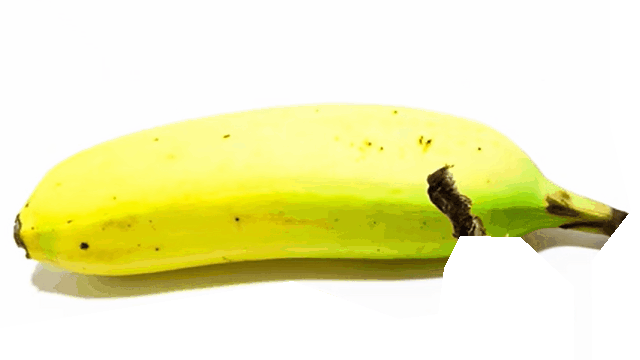
#> input picture Dataset/banana_2/image/003.png, 640 x 360 px, given in place of 001.png, which was not available
$ python freshness.py
#> lines starting #> are read from the running program, lines starting #| are printed output that depends on the picture; after the words box and inside, x2 and y2 are one past the last pixel; in counts of white or black regions, pixels touching at a corner belong together; pictures that were not available may be replaced by others from this repository, and a replacement may not be noted
import cv2
import numpy as np
import os
from glob import glob

def compute_yellow_value(image_path):
    img = cv2.imread(image_path)
    img_hsv = cv2.cvtColor(img, cv2.COLOR_BGR2HSV)

    # 전체 바나나 마스크
    lower_banana = np.array([15, 20, 20])
    upper_banana = np.array([40, 255, 255])
    banana_mask = cv2.inRange(img_hsv, lower_banana, upper_banana)

    # 노란색 마스크
    lower_yellow = np.array([20, 100, 150])
    upper_yellow = np.array([35, 255, 255])
    yellow_mask = cv2.inRange(img_hsv, lower_yellow, upper_yellow)

    yellow_on_banana = cv2.bitwise_and(yellow_mask, banana_mask)

    banana_pixels = cv2.countNonZero(banana_mask)
    yellow_pixels = cv2.countNonZero(yellow_on_banana)

    yellow = yellow_pixels
    return yellow

def compute_banana_freshness(image_path, yellow):
    img = cv2.imread(image_path)
    img_hsv = cv2.cvtColor(img, cv2.COLOR_BGR2HSV)

    # 바나나 전체 마스크
    lower_banana = np.array([15, 20, 20])
    upper_banana = np.array([40, 255, 255])
    banana_mask = cv2.inRange(img_hsv, lower_banana, upper_banana)

    # 노란색 마스크
    lower_yellow = np.array([20, 100, 200])
    upper_yellow = np.array([35, 255, 255])
    yellow_mask = cv2.inRange(img_hsv, lower_yellow, upper_yellow)

    yellow_on_banana = cv2.bitwise_and(yellow_mask, banana_mask)

    banana_pixels = cv2.countNonZero(banana_mask)
    yellow_pixels = cv2.countNonZero(yellow_on_banana)

    freshness_ratio = yellow_pixels / (yellow*1.05)

    return round(freshness_ratio, 8)

def process_and_save_labels(input_folder, output_folder):
    os.makedirs(output_folder, exist_ok=True)
    image_files = sorted(glob(os.path.join(input_folder, "*.png")))

    # 보정값 계산 (1.png 기준)
    yellow_image_path = os.path.join(input_folder, "001.png")
    yellow = compute_yellow_value(yellow_image_path)
#> in compute_yellow_value, img is the input picture: shape (360, 640, 3); mean B, G, R 187.2, 237.7, 238.6
#> in compute_yellow_value, `img_hsv = cv2.cvtColor(img, cv2.COLOR_BGR2HSV)`: img_hsv: shape (360, 640, 3); mean H, S, V 13.2, 64.7, 239.8
#> in compute_yellow_value, `banana_mask = cv2.inRange(img_hsv, lower_banana, upper_banana)`:
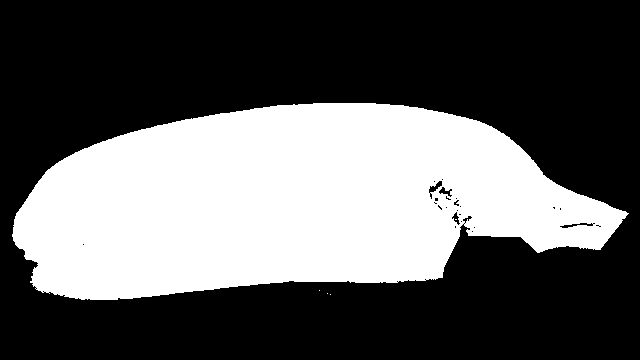
#> banana_mask: shape (360, 640); 36.6% white; 5 white regions (4 under 20 px), largest, box (x1, y1, x2, y2) and area: (12, 103, 629, 300) 84259
#> in compute_yellow_value, `yellow_mask = cv2.inRange(img_hsv, lower_yellow, upper_yellow)`:
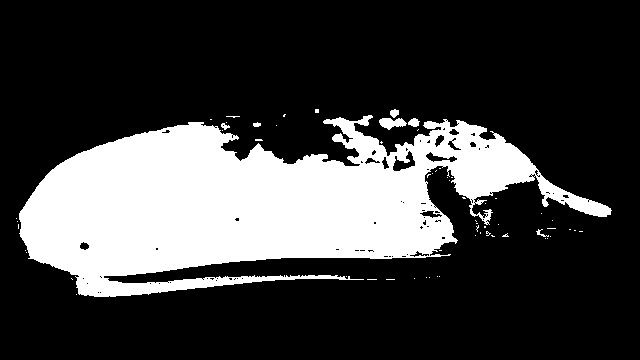
#> yellow_mask: shape (360, 640); 25.1% white; 62 white regions (55 under 20 px), largest, box (x1, y1, x2, y2) and area: (19, 115, 612, 297) 57086, (379, 118, 407, 130) 216, (408, 118, 420, 127) 74
#> in compute_yellow_value, `banana_pixels = cv2.countNonZero(banana_mask)`: banana_pixels = 84264
#> in compute_yellow_value, `yellow_pixels = cv2.countNonZero(yellow_on_banana)`: yellow_pixels = 57737
#> yellow = 57737
    print(f"보정값(correction): {yellow}")
#| 보정값(correction): 57737

    for path in image_files:
        filename = os.path.basename(path)
        num = os.path.splitext(filename)[0]  # 예: "1.png" → "1"
        ratio = compute_banana_freshness(path, yellow)
#> in compute_banana_freshness, `yellow_mask = cv2.inRange(img_hsv, lower_yellow, upper_yellow)`:
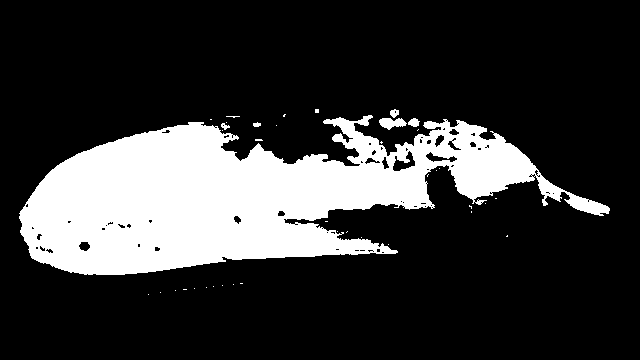
#> yellow_mask: shape (360, 640); 21.3% white; 39 white regions (33 under 20 px), largest, box (x1, y1, x2, y2) and area: (19, 115, 610, 275) 48483, (379, 118, 407, 130) 216, (408, 118, 420, 127) 74, (390, 109, 399, 118) 56, (221, 123, 230, 130) 35, (253, 122, 261, 127) 30
#> in compute_banana_freshness, `banana_pixels = cv2.countNonZero(banana_mask)`: banana_pixels = 84264
#> in compute_banana_freshness, `yellow_pixels = cv2.countNonZero(yellow_on_banana)`: yellow_pixels = 49001
#> in compute_banana_freshness, `freshness_ratio = yellow_pixels / (yellow*1.05)`: freshness_ratio = 0.808
#> ratio = 0.808

        txt_path = os.path.join(output_folder, f"{num}.txt")
        with open(txt_path, "w") as f:
            f.write(f"{str(int(num))}\n{ratio:.8f}")
#> pass 2 of the loop in process_and_save_labels, `for path in image_files:`:
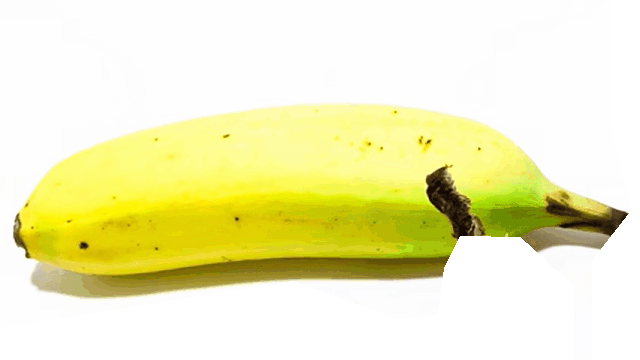
#> input picture Dataset/banana_2/image/019.png, 640 x 360 px
#> in compute_banana_freshness, img is the input picture: shape (360, 640, 3); mean B, G, R 187.5, 237.8, 239.5
#> in compute_banana_freshness (call 2), `banana_mask = cv2.inRange(img_hsv, lower_banana, upper_banana)`:
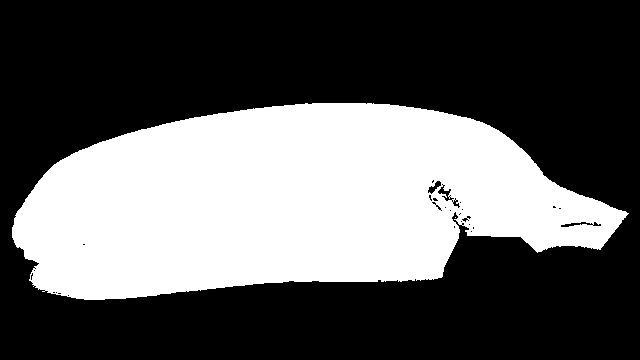
#> banana_mask: shape (360, 640); 36.4% white; 2 white regions (1 under 20 px), largest, box (x1, y1, x2, y2) and area: (12, 103, 629, 300) 83945
#> in compute_banana_freshness (call 2), `yellow_mask = cv2.inRange(img_hsv, lower_yellow, upper_yellow)`:
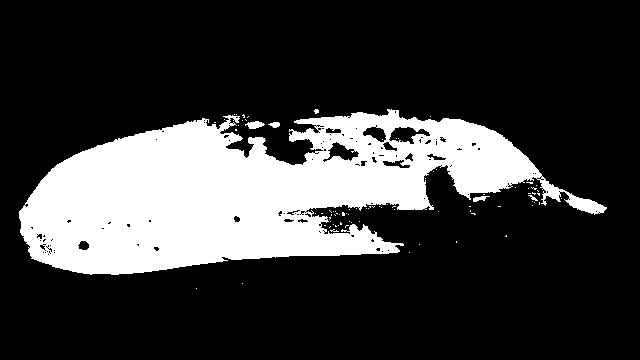
#> yellow_mask: shape (360, 640); 22.8% white; 85 white regions (80 under 20 px), largest, box (x1, y1, x2, y2) and area: (19, 109, 607, 275) 52110, (245, 121, 265, 129) 102, (473, 196, 490, 202) 57, (268, 122, 280, 128) 49, (528, 195, 538, 201) 23
#> in compute_banana_freshness (call 2), `banana_pixels = cv2.countNonZero(banana_mask)`: banana_pixels = 83946
#> in compute_banana_freshness (call 2), `yellow_pixels = cv2.countNonZero(yellow_on_banana)`: yellow_pixels = 52545
#> freshness_ratio = 0.867
#> pass 3 of the loop in process_and_save_labels, `for path in image_files:`:
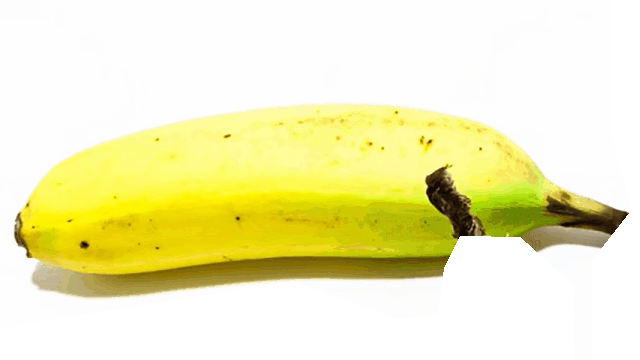
#> input picture Dataset/banana_2/image/047.png, 640 x 360 px
#> in compute_banana_freshness, img is the input picture: shape (360, 640, 3); mean B, G, R 186.3, 237.6, 240.6
#> in compute_banana_freshness (call 3), `banana_mask = cv2.inRange(img_hsv, lower_banana, upper_banana)`:
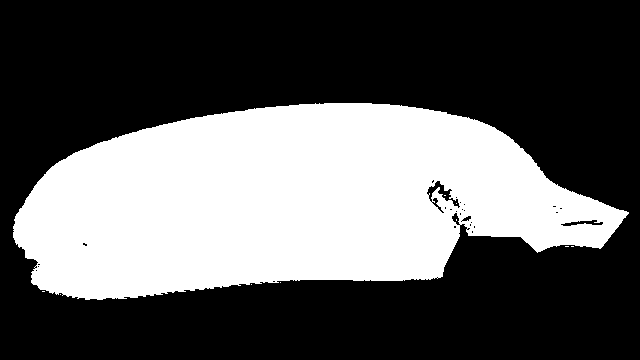
#> banana_mask: shape (360, 640); 36.2% white; 10 white regions (9 under 20 px), largest, box (x1, y1, x2, y2) and area: (13, 103, 629, 300) 83316
#> in compute_banana_freshness (call 3), `yellow_mask = cv2.inRange(img_hsv, lower_yellow, upper_yellow)`:
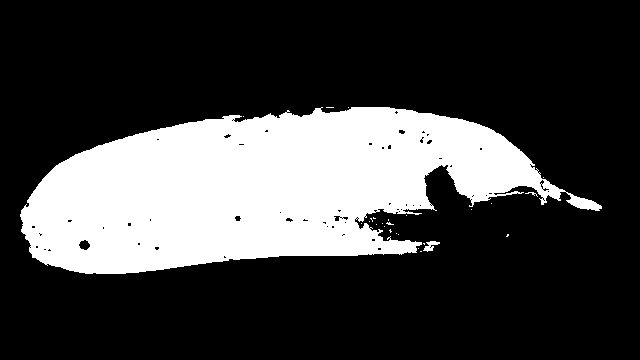
#> yellow_mask: shape (360, 640); 25.7% white; 26 white regions (23 under 20 px), largest, box (x1, y1, x2, y2) and area: (20, 107, 602, 274) 59056, (423, 241, 440, 252) 90, (525, 192, 538, 197) 20
#> in compute_banana_freshness (call 3), `banana_pixels = cv2.countNonZero(banana_mask)`: banana_pixels = 83334
#> in compute_banana_freshness (call 3), `yellow_pixels = cv2.countNonZero(yellow_on_banana)`: yellow_pixels = 59229
#> freshness_ratio = 0.977
#> the loop made 4 passes; the first 3 are shown

    print(f"완료: {len(image_files)}개의 txt 파일이 생성되었습니다.")

# 실행
input_folder = "Dataset/banana_2/image"
output_folder = "Dataset/banana_2/label"
process_and_save_labels(input_folder, output_folder)
